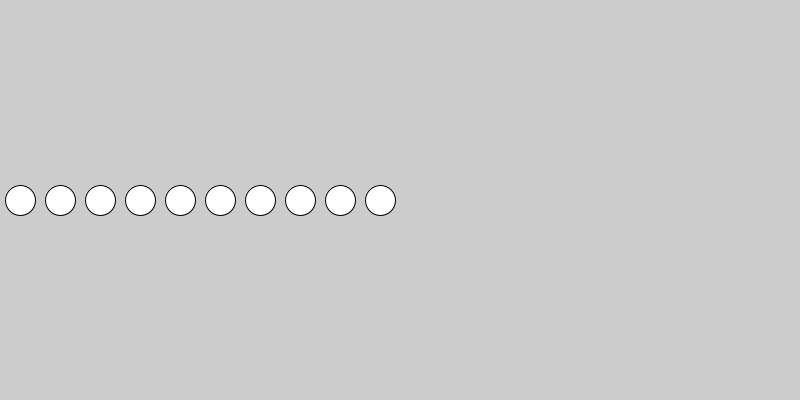
Frame 1 (no input)
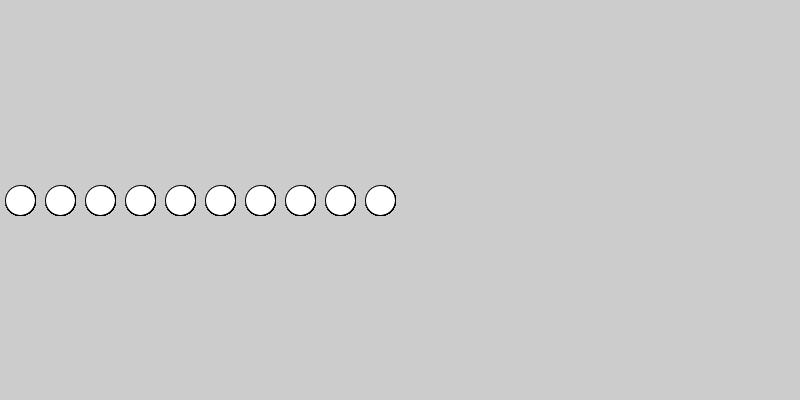
Frame 60 (the mouse pressed at the canvas centre just before this capture)
Frame 120 (the mouse held since frame 60 and released just before this capture): identical to frame 60, image omitted

The Processing sketch that drew these frames (run headless with seeded random() and noise(); from frame 60 on, the mouse is pressed at the canvas centre):

// Processing sketch: Circles
// ── Circles.pde


void setup()
{
  size(800, 400);
}

void draw()
{
  for (int col=0; col<10; col = col+1)
  {
    circle(20 + col*40, height/2, 30);
  }
}
